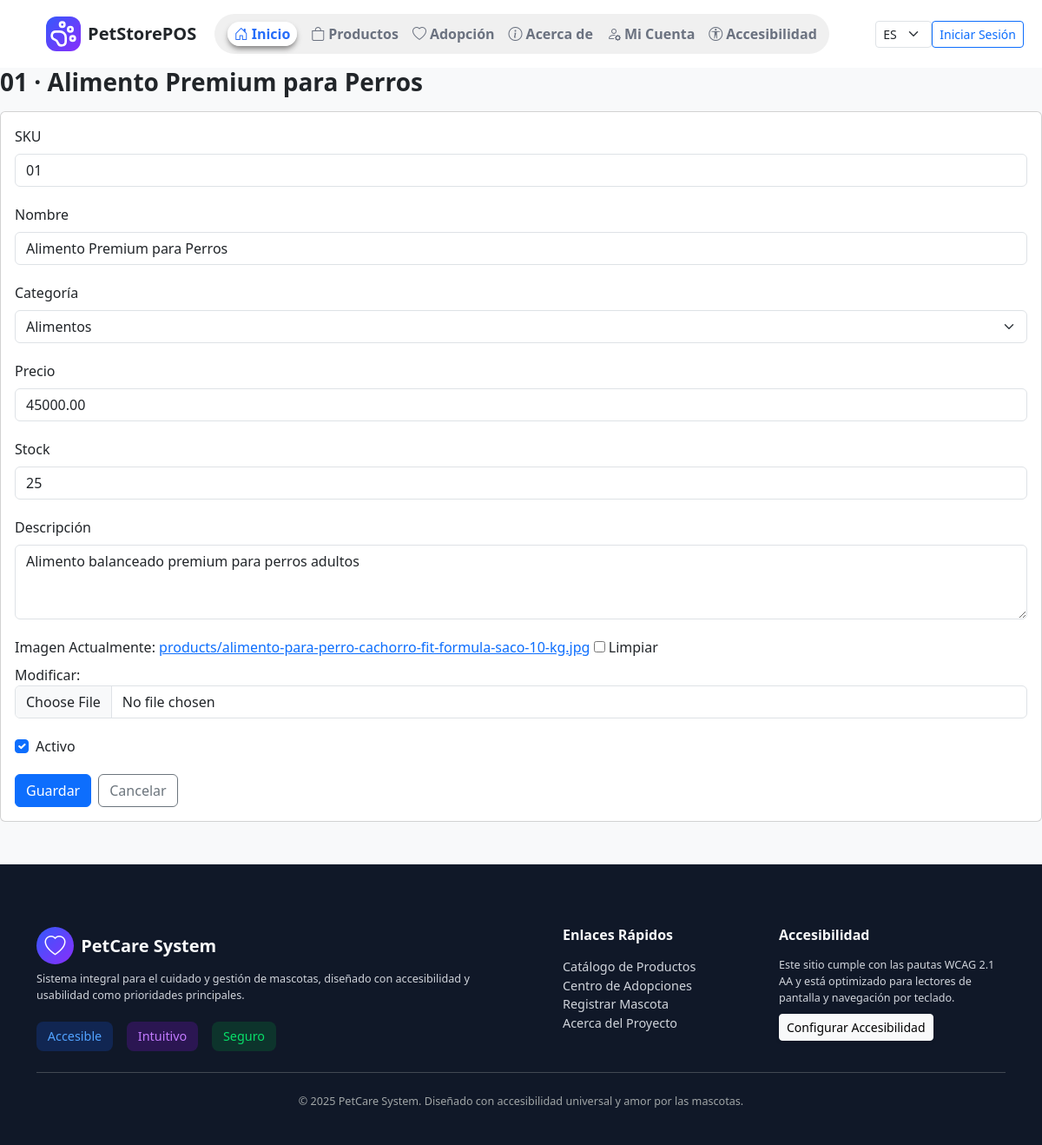
The page /es/catalog/6/editar/ on the database its author committed.
### catalog/models.py (models this page shows)
class Product(models.Model):
    sku = models.CharField("SKU", max_length=3, unique=True)
    name = models.CharField("Nombre", max_length=120)
    category = models.CharField("Categoría", max_length=8, choices=Category.choices)
    price = models.DecimalField("Precio", max_digits=10, decimal_places=2)
    stock = models.PositiveIntegerField("Stock", default=0)
    description = models.TextField("Descripción", blank=True)
    image = models.ImageField("Imagen", upload_to="products/", blank=True, null=True)  # requiere Pillow Installar y agregar en requeriments
    is_active = models.BooleanField("Activo", default=True)
    created_at = models.DateTimeField(auto_now_add=True)
    class Meta:
        ordering = ["name"]
    def __str__(self):
        return f"{self.sku} · {self.name}"

### catalog/views.py (the view)
# urls.py: path("<int:pk>/editar/", ProductUpdateView.as_view(), name="product_update"),
class ProductUpdateView(UpdateView):
    model = Product
    form_class = ProductForm
    template_name = "catalog/form.html"
    success_url = reverse_lazy("catalog:product_list")

### catalog/forms.py
class ProductForm(forms.ModelForm):
    class Meta:
        model = Product
        fields = ["sku", "name", "category", "price", "stock", "description", "image", "is_active"]
        widgets = {
            "sku": forms.TextInput(attrs={"class": "form-control"}),
            "name": forms.TextInput(attrs={"class": "form-control"}),
            "category": forms.Select(attrs={"class": "form-select"}),
            "price": forms.NumberInput(attrs={"class": "form-control", "step": "0.01"}),
            "stock": forms.NumberInput(attrs={"class": "form-control", "min": 0}),
            "description": forms.Textarea(attrs={"class": "form-control", "rows": 3}),
            "image": forms.ClearableFileInput(attrs={"class": "form-control"}),
            "is_active": forms.CheckboxInput(attrs={"class": "form-check-input"}),
        }

### templates/catalog/form.html (shortened to what this page needs)
{% extends "base.html" %}
{% load django_bootstrap5 %}
{% block content %}
<h3 class="fw-bold mb-3">{{ view.object|default_if_none:"Nuevo producto" }}</h3>
<form method="post" enctype="multipart/form-data" class="card p-3">
  {% for field in form %}
    {% if field.field.widget.input_type == "checkbox" %}
      <div class="form-check mb-3">
        {{ field }} <label class="form-check-label">{{ field.label }}</label>
      </div>
    {% else %}
      <div class="mb-3">
        <label class="form-label">{{ field.label }}</label>
        {{ field }}
      </div>
    {% endif %}
  {% endfor %}
  <div class="d-flex gap-2">
    <button class="btn btn-primary" type="submit">Guardar</button>
    <a class="btn btn-outline-secondary" href="{% url 'catalog:product_list' %}">Cancelar</a>
  </div>
</form>
{% endblock %}

### rows shown on the page
Product: object "01 · Alimento Premium para Perros", form "01" "Alimento Premium para Perros" "Alimentos" "45000.00" "25" "Alimento balanceado premium para perros adultos", form "☑"

### other values the page prints
{{ field.label }} "SKU" "Nombre" "Categoría" "Precio" "Stock" "Descripción" "Imagen"
{{ field.label }} "Activo"
form field language "ES"
